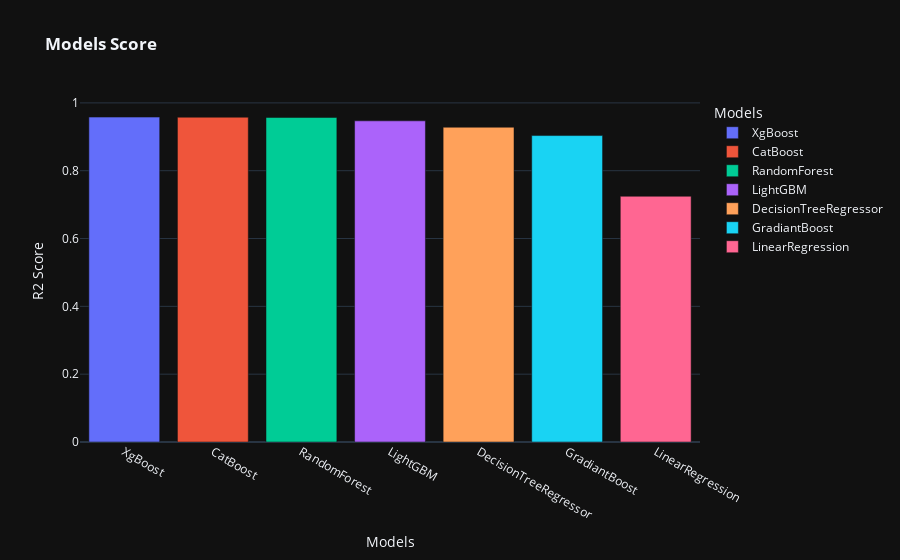

Notebook code cell kept with this figure:
### Code cell
fig = px.bar(data_frame = model_scores,
             x="Models",
             y="R2 Score",
             color="Models", title = "<b>Models Score</b>", template = 'plotly_dark')

fig.update_layout(bargap=0.2)

fig.show()

### Figure 1 — Plotly figure (JSON) as saved in the notebook; plotly's stock layout.template omitted (floating-point values rounded to 4 significant figures)
{"data": [{"alignmentgroup": "True", "hovertemplate": "Models=%{x}<br>R2 Score=%{y}<extra></extra>", "legendgroup": "XgBoost", "marker": {"color": "#636efa", "pattern": {"shape": ""}}, "name": "XgBoost", "offsetgroup": "XgBoost", "orientation": "v", "showlegend": true, "textposition": "auto", "type": "bar", "x": ["XgBoost"], "xaxis": "x", "y": [0.9581], "yaxis": "y"}, {"alignmentgroup": "True", "hovertemplate": "Models=%{x}<br>R2 Score=%{y}<extra></extra>", "legendgroup": "CatBoost", "marker": {"color": "#EF553B", "pattern": {"shape": ""}}, "name": "CatBoost", "offsetgroup": "CatBoost", "orientation": "v", "showlegend": true, "textposition": "auto", "type": "bar", "x": ["CatBoost"], "xaxis": "x", "y": [0.9577], "yaxis": "y"}, {"alignmentgroup": "True", "hovertemplate": "Models=%{x}<br>R2 Score=%{y}<extra></extra>", "legendgroup": "RandomForest", "marker": {"color": "#00cc96", "pattern": {"shape": ""}}, "name": "RandomForest", "offsetgroup": "RandomForest", "orientation": "v", "showlegend": true, "textposition": "auto", "type": "bar", "x": ["RandomForest"], "xaxis": "x", "y": [0.957], "yaxis": "y"}, {"alignmentgroup": "True", "hovertemplate": "Models=%{x}<br>R2 Score=%{y}<extra></extra>", "legendgroup": "LightGBM", "marker": {"color": "#ab63fa", "pattern": {"shape": ""}}, "name": "LightGBM", "offsetgroup": "LightGBM", "orientation": "v", "showlegend": true, "textposition": "auto", "type": "bar", "x": ["LightGBM"], "xaxis": "x", "y": [0.9471], "yaxis": "y"}, {"alignmentgroup": "True", "hovertemplate": "Models=%{x}<br>R2 Score=%{y}<extra></extra>", "legendgroup": "DecisionTreeRegressor", "marker": {"color": "#FFA15A", "pattern": {"shape": ""}}, "name": "DecisionTreeRegressor", "offsetgroup": "DecisionTreeRegressor", "orientation": "v", "showlegend": true, "textposition": "auto", "type": "bar", "x": ["DecisionTreeRegressor"], "xaxis": "x", "y": [0.9282], "yaxis": "y"}, {"alignmentgroup": "True", "hovertemplate": "Models=%{x}<br>R2 Score=%{y}<extra></extra>", "legendgroup": "GradiantBoost", "marker": {"color": "#19d3f3", "pattern": {"shape": ""}}, "name": "GradiantBoost", "offsetgroup": "GradiantBoost", "orientation": "v", "showlegend": true, "textposition": "auto", "type": "bar", "x": ["GradiantBoost"], "xaxis": "x", "y": [0.9036], "yaxis": "y"}, {"alignmentgroup": "True", "hovertemplate": "Models=%{x}<br>R2 Score=%{y}<extra></extra>", "legendgroup": "LinearRegression", "marker": {"color": "#FF6692", "pattern": {"shape": ""}}, "name": "LinearRegression", "offsetgroup": "LinearRegression", "orientation": "v", "showlegend": true, "textposition": "auto", "type": "bar", "x": ["LinearRegression"], "xaxis": "x", "y": [0.7246], "yaxis": "y"}], "layout": {"bargap": 0.2, "barmode": "relative", "legend": {"title": {"text": "Models"}, "tracegroupgap": 0}, "title": {"text": "<b>Models Score</b>"}, "xaxis": {"anchor": "y", "categoryarray": ["XgBoost", "CatBoost", "RandomForest", "LightGBM", "DecisionTreeRegressor", "GradiantBoost", "LinearRegression"], "categoryorder": "array", "domain": [0.0, 1.0], "title": {"text": "Models"}}, "yaxis": {"anchor": "x", "domain": [0.0, 1.0], "title": {"text": "R2 Score"}}}}
